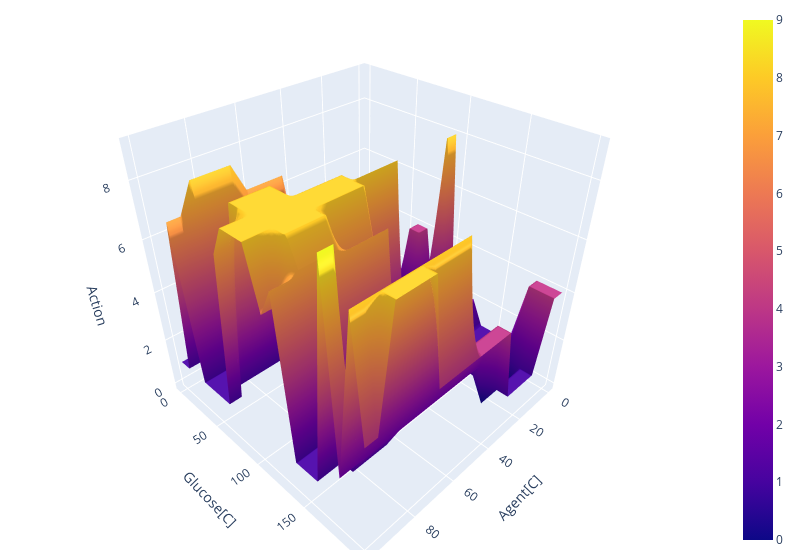

Notebook code for this chart:
### Code cell
import plotly.express as px
import plotly.graph_objects as go

fig = go.Figure(data=[go.Surface(z=Data_Table_Optimal["Low"]['Action'].to_numpy().reshape(20,20,order="F"), x=np.linspace(0,100,20), y=np.linspace(0,200,20))],
               )
fig.update_layout(scene = dict(
                    xaxis_title='Agent[C]',
                    yaxis_title='Glucose[C]',
                    zaxis_title='Action'),
                    width=800,
                    margin=dict(r=20, b=10, l=10, t=10)),


fig.show()

### Figure 1 — Plotly figure (JSON) as saved in the notebook; plotly's stock layout.template omitted (floating-point values rounded to 4 significant figures; data arrays with more than 128 entries replaced by an {"elided": "..."} marker saying what was removed)
{"data": [{"type": "surface", "x": [0, 5.263, 10.53, 15.79, 21.05, 26.32, 31.58, 36.84, 42.11, 47.37, 52.63, 57.89, 63.16, 68.42, 73.68, 78.95, 84.21, 89.47, 94.74, 100], "y": [0, 10.53, 21.05, 31.58, 42.11, 52.63, 63.16, 73.68, 84.21, 94.74, 105.3, 115.8, 126.3, 136.8, 147.4, 157.9, 168.4, 178.9, 189.5, 200], "z": {"elided": "20x20 int values"}}], "layout": {"margin": {"b": 10, "l": 10, "r": 20, "t": 10}, "scene": {"xaxis": {"title": {"text": "Agent[C]"}}, "yaxis": {"title": {"text": "Glucose[C]"}}, "zaxis": {"title": {"text": "Action"}}}, "width": 800}}
